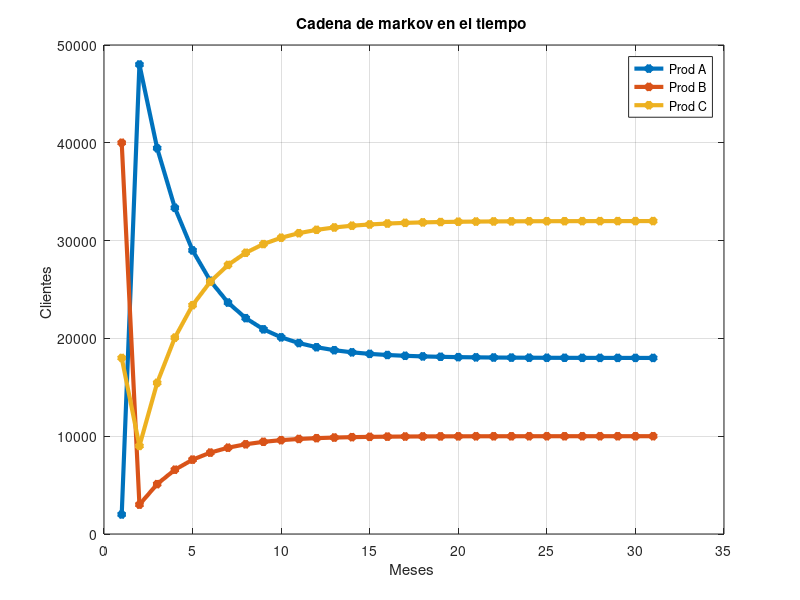

Reproduce this figure in MATLAB. (Note: this script raises an error after producing the figure.)
close all; clearvars; clc;

#matriz de transcision
P = [ 0.8 0.2 0.05;
      0.05 0.75 0.05;
      0.15 0.05 0.9];

#Condiciones iniciales
xa = [6e4; 0; 0;];
xb= [2e3; 4e4; 18e3];


#Cadena de Markov
xk = xa #estado presente
E = [xb];
for n= 1:30  # hasta el mes 30

  xki = (P^n)*xk;

  E = [E xki]; #guardo lo que tengo en el tiempo en E
end
  plot (E(1, :),'*-', 'LineWidth', 3)
  hold on #pon sobre lo que ya tienes impreso
  plot (E(2,:),'*-', 'LineWidth', 3)
   plot (E(3,:),'*-', 'LineWidth',3)  # ( filas, columnas)


   grid on
   title ( "Cadena de markov en el tiempo ")
   xlabel( "Meses ")
   ylabel ("Clientes ")
    legend ( "Prod A", "Prod B", "Prod C")
#xk1= P*xk  #estado futuro 1
xk2 = P*xk1  #estado futuro 2#
